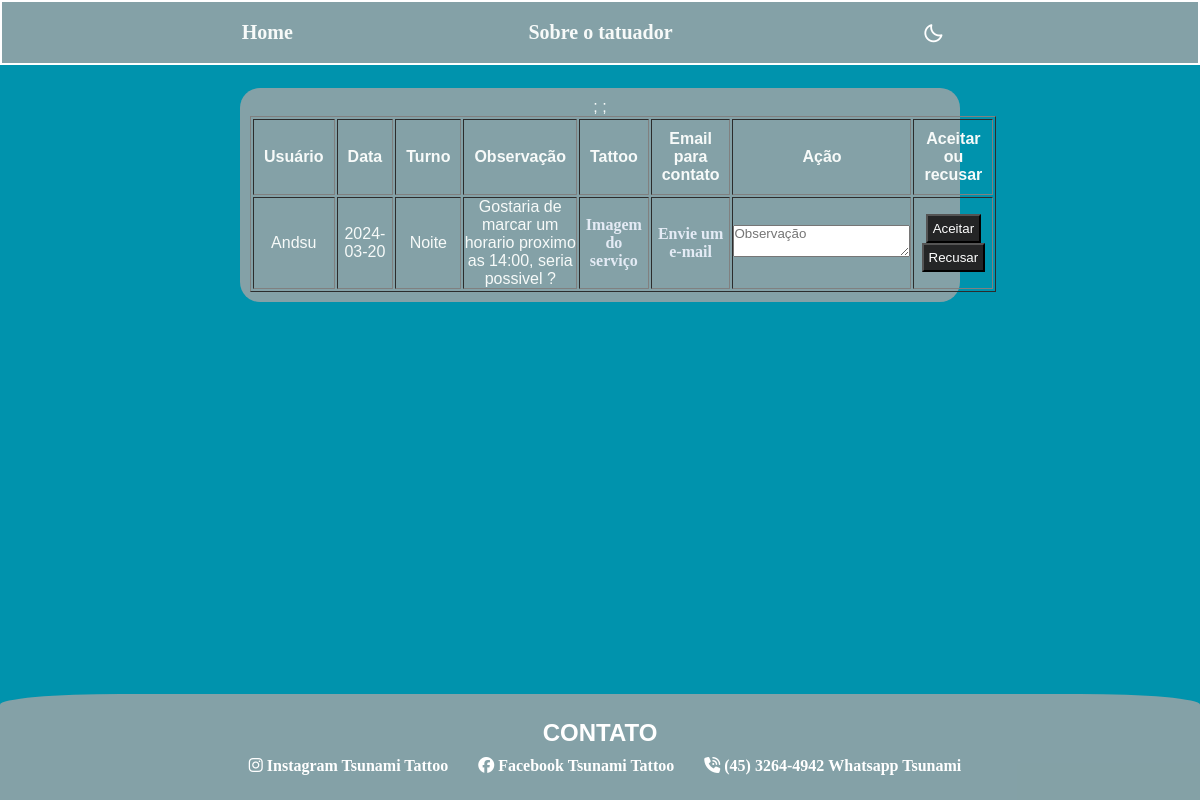
The page /adm/servico_tsunami.php on the database its author committed.
### tables this page shows
CREATE TABLE `tb_marcar_horario` (
  `id` int(11) NOT NULL,
  `data` date DEFAULT NULL,
  `turno` varchar(255) DEFAULT NULL,
  `tattoo` blob DEFAULT NULL,
  `observacao` text DEFAULT NULL,
  `usuario` varchar(120) NOT NULL,
  `observacao_tatuador` varchar(120) NOT NULL,
  `evento_aceito` varchar(15) NOT NULL,
  `caminho_tattoo` varchar(255) NOT NULL,
  `origem_formulario` varchar(15) NOT NULL
);

### adm/servico_tsunami.php (the view, shortened to what this page needs)
<!DOCTYPE html>
<html lang="pt-br">
<head>
<link rel="stylesheet" href="css/servico_tsunami.css">
<link href='https://unpkg.com/boxicons@2.1.1/css/boxicons.min.css' rel='stylesheet'>
<link rel="stylesheet" href="https://kit.fontawesome.com/34b5bf92a4.css">
<link rel="stylesheet" href="css/loader-tsunami.css">
</head>
<body>
    <nav>
        <ul class="links-tsunami">
            <li><a href="Tsunami_adm.php">Home</a></li>
            <li id="artista"><a href="catalogo_tsunami.html">Sobre o tatuador</a></li>
            <li>
                <div class="darkLight-searchBox">
                    <div class="dark-light">
                        <i class='bx bx-moon moon'></i>
                    </div>
            </li>
        </ul>
    </nav>
    <div class="artes">
        <main class="main">
            <section id="studio">
            <div class="right-login">
                <div class="card-login">
            <?php
    $dbHost = "localhost";
    $dbName = "work-tattoo";
    $dbUsername = "root";
    $dbPassword = "";
    $conn = new mysqli($dbHost, $dbUsername, $dbPassword, $dbName);
    $sql = "SELECT mh.*, tu.email AS email
    FROM tb_marcar_horario mh
    LEFT JOIN tb_usuario tu ON mh.usuario = tu.usuario";
    $result = $conn->query($sql);
    if ($result->num_rows > 0) {
        echo "<div class='tb'>" .
        "<table border='1' >
            <tr class='tb'>
            <th class='tb'>Usuário</th>
                <th class='tb'>Data</th>
                <th class='tb'>Turno</th>
                <th class='tb'>Observação</th>
                <th class='tb'>Tattoo</th>
                <th class='tb'>Email para contato</th>
                <th class='tb'>Ação</th>
                <th class='tb'>Aceitar ou recusar</th>
            </tr>";
        while ($row = $result->fetch_assoc()) {
            echo "<tr>
            <td>" . $row["usuario"] . "</td>
            <td>" . $row["data"] . "</td>
            <td>" . $row["turno"] . "</td>
            <td>" . $row["observacao"] . "</td>
            <td>";
        $id_imagem = $row["id"];
        $sql_imagem = "SELECT caminho_tattoo FROM tb_marcar_horario WHERE id = $id_imagem";
        $result_imagem = $conn->query($sql_imagem);
        if ($result_imagem->num_rows > 0) {
            $row_imagem = $result_imagem->fetch_assoc();
            $caminho_imagem = $row_imagem['caminho_tattoo'];
            echo "<a href=\"pagina_da_imagem.php?imagem=$caminho_imagem\" target=\"_blank\" alt=\"Imagem de tatuagem\">Imagem do serviço</a>";
        } else {
            echo "Nenhuma imagem encontrada para o ID fornecido.";
        }
        echo "</td>
            <td> <a href="  .'mailto:' . $row["email"] . ">Envie um e-mail</a>
            </td>
            <td>
            <form action='aceitar_recusar.php' method='post'>
            <input type='hidden' name='id_horario' value='" . $row["id"] . "'>
            <textarea name='observacao' placeholder='Observação'></textarea>
    </td>;
    <td>
            <button type='submit' name='acao' value='Aceitar' style='background-color: #242526; color: white; padding: 5px;'>Aceitar</button>
            <button type='submit' name='acao' value='Recusar' style='background-color: #242526; color: white; padding: 5px'>Recusar</button>
        </form>
            </td>
    </td>;
    </tr>";
}
    echo "</table></div>
</div>  ";
} else {
    echo "Nenhum horário marcado.";
}
?>
<footer>
        <h1>CONTATO</h1>
        <ul>
            <li><i class="fa-brands fa-instagram"><a href="https://www.instagram.com/"> Instagram Tsunami Tattoo</a></i></li>
            <li><i class="fa-brands fa-facebook"><a href="https://www.facebook.com/"> Facebook Tsunami Tattoo</a></i></li>
            <li><i class="fa-solid fa-phone-volume"><a> (45) 3264-4942 Whatsapp Tsunami</a></i></li>
        </ul>
    </footer>
</body>
</html>

### adm/css/servico_tsunami.css (style rules this page uses)
* { margin: 0; padding: 0; box-sizing: border-box; font-family: 'Century Gothic', sans-serif; }
html, body { width: 100%; overflow-x: hidden; max-width: 100%; height: auto; }
body { font-family: "Century Gothic", sans-serif; padding: 0; margin: 0; background-color: var(--body-color); overflow-x: hidden; height: auto; background-size:cover; background-attachment: fixed; background-position: center; background-image: url(body_tsunami2.png); }
.right-login { width: 100vw; display: flex; justify-content: center; align-items: center; margin-top: 58px; }
.card-login { width: 60%; position: relative; justify-content: center; text-align: center; background: var(--nav-color); border-radius: 20px; }
.tb { padding: 10px; position: relative; justify-content: center; align-items: center; }
.darkLight-searchBox .dark-light, .darkLight-searchBox .searchToggle { height: 40px; width: 40px; display: flex; align-items: center; justify-content: center; margin: 0 5px; }
.dark-light i, .searchToggle i { position: absolute; color: var(--text-color); font-size: 22px; cursor: pointer; transition: all 0.3s ease; }
nav { display: flex; flex-direction: row; justify-content: center; align-items: center; padding: 4px; color: #ffffff; position:absolute; top: 0; left: 0; margin: 0%; height: 65px; width: 100%; background-color: var(--nav-color); border: 2px solid #fff; }
nav ul { padding: 0; list-style: none; display: flex; flex-direction: row; align-items: center; width: 100%; font-size: 20px; justify-content: space-evenly; }
a { text-decoration: none; color: #f7faf9; font-family: century gothic; font-weight: 900; }
.fa-instagram { margin-left: 10px; }
.fa-facebook { margin-left: 10px; }
.fa-phone-volume { margin-left: 10px; }
.links-tsunami li a { position: relative; }
.links-tsunami li a::before { content: ''; margin-bottom: -13px; position: absolute; left: 50%; bottom: 0; transform: translateX(-50%); height: 6px; width: 6px; border-radius: 50%; background-color: var(--text-color); opacity: 0; transition: all 0.3s ease; }
footer { background-color: var(--footer-color); color: var(--text-color); text-align: center; padding: 25px; position: absolute; left: 0; right: 0; bottom: 0; border-top-left-radius: 10%; border-top-right-radius: 10%; flex-shrink: 0; }
footer h1 { font-size: 24px; margin-bottom: 10px; }
footer ul { list-style: none; display: flex; justify-content: center; }
footer ul li { margin: 0 10px; }
footer ul li a { color: var(--text-color); text-decoration: none; transition: color 0.3s ease; }
div ul { color: white; }
div a { text-decoration: none; box-shadow: none; color: #e4ebf5; }
#studio { display: flex; color: #f7faf9; align-items: center; flex-direction: column; text-align: center; margin-top: 30px; font-size: 18; }

### adm/css/loader-tsunami.css (style rules this page uses)
:root { --body-color: rgb(0, 147, 173); --body-loader: rgb(23, 168, 195); --tabs-color: rgb(0, 125, 147); --nav-color: rgb(166, 166, 166, 0.8); --side-nav: #010718; --text-color: #FFF; --borda-foto-sobre-tsunami: rgb(102, 102, 102, 0.8); --ul-color: rgb(43, 78, 107, 0.0); --footer-color: rgb(166, 166, 166, 0.8); --p-color: #000000; --fundo-batoque: rgba(255, 255, 255, 0.1); --borda-batoque: rgba(255, 255, 255, 0.3); --bottom-batoque: rgba(255, 255, 255, 0.4); --liquido-batoque: rgb(0, 0, 0, 0.7); --scrolll-color: rgba(216, 215, 215, 0.8); }
html, body { width: 100%; max-width: 100%; height: auto; }

### rows shown on the page
tb_marcar_horario: usuario "Andsu", data "2024-03-20", turno "Noite", observacao "Gostaria de marcar um horario proximo as 14:00, seria possivel ?"
